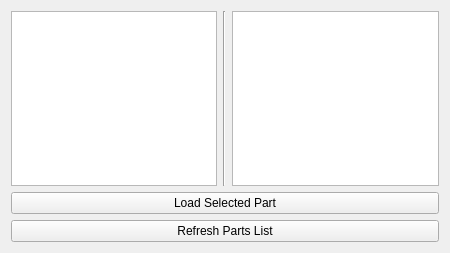
<?xml version="1.0" encoding="UTF-8"?>
<ui version="4.0">
 <class>PartSelection</class>
 <widget class="QWidget" name="PartSelection">
  <property name="geometry">
   <rect>
    <x>0</x>
    <y>0</y>
    <width>450</width>
    <height>253</height>
   </rect>
  </property>
  <property name="windowTitle">
   <string>Form</string>
  </property>
  <layout class="QVBoxLayout" name="verticalLayout_9">
   <item>
    <layout class="QHBoxLayout" name="horizontalLayout">
     <item>
      <widget class="QListWidget" name="list_widget_parts"/>
     </item>
     <item>
      <widget class="Line" name="line">
       <property name="orientation">
        <enum>Qt::Vertical</enum>
       </property>
      </widget>
     </item>
     <item>
      <widget class="QListWidget" name="list_widget_part_paths"/>
     </item>
    </layout>
   </item>
   <item>
    <widget class="QPushButton" name="push_button_load_selected_part">
     <property name="text">
      <string>Load Selected Part</string>
     </property>
    </widget>
   </item>
   <item>
    <widget class="QPushButton" name="push_button_refresh_parts_list">
     <property name="text">
      <string>Refresh Parts List</string>
     </property>
    </widget>
   </item>
  </layout>
 </widget>
 <resources/>
 <connections/>
</ui>
